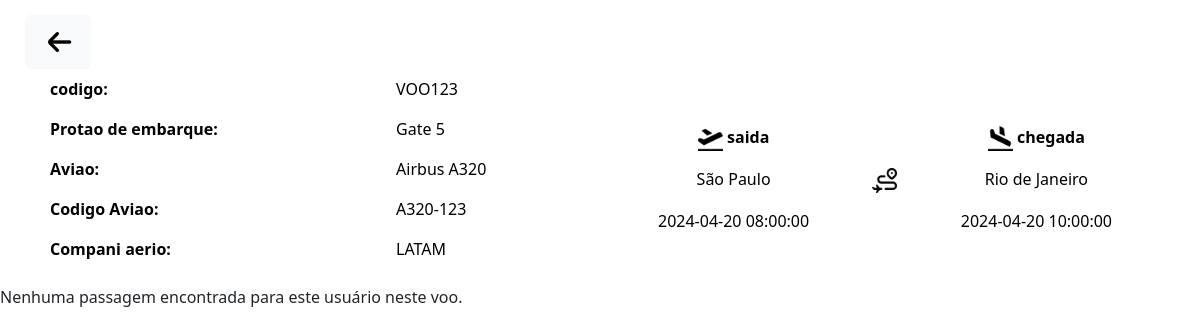
Page /passagem/detalesPasagem.php?idVoo=1 (signed in) on the committed database.
### tables this page shows
CREATE TABLE VOOS (
    ID_VOO INT PRIMARY KEY AUTO_INCREMENT NOT NULL,
    CODIGO_VOO VARCHAR(100) UNIQUE NOT NULL,
    LOCAL_DE_ORIGEM VARCHAR(100) NOT NULL,
    LOCAL_DE_DESTINO VARCHAR(100) NOT NULL,
    DATA_IDA VARCHAR(100) NOT NULL,
    DATA_CHEGADA VARCHAR(100) NOT NULL,
    PORTAO_EMBARQUE VARCHAR(100) NOT NULL,
    AERONAVE VARCHAR(100) NOT NULL,
    CODIGO_AERONAVE VARCHAR(100) NOT NULL,
    OPERADORA VARCHAR(100) NOT NULL,
    VOOIMAGEMPATH VARCHAR(200) NOT NULL
);

### passagem/detalesPasagem.php (the view, shortened to what this page needs)
<?php
include('../connections/connection.php');
$id_usuario = $_SESSION["id"];
$id_voo = $_GET["idVoo"];
$sql = "SELECT PASSAGENS.*, VOOS.*
        FROM PASSAGENS
        INNER JOIN VOOS ON PASSAGENS.FK_VOOS_ID_VOO = VOOS.ID_VOO
        WHERE PASSAGENS.FK_USERS_ID_USER = $id_usuario
        AND VOOS.ID_VOO = $id_voo";
$result = $conn->query($sql);
$sql_voo = "SELECT * FROM VOOS WHERE ID_VOO = $id_voo";
$result_voo = $conn->query($sql_voo);
if ($result_voo->num_rows > 0) {
    while($row = $result_voo->fetch_assoc()) {
        $CODIGO_VOO = $row["CODIGO_VOO"];
        $ORIGEM = $row["LOCAL_DE_ORIGEM"];
        $DESTINO = $row["LOCAL_DE_DESTINO"];
        $DATA_IDA = $row["DATA_IDA"];
        $DATA_CHEGADA = $row["DATA_CHEGADA"];
        $PORTAO_EMBARQUE = $row["PORTAO_EMBARQUE"];
        $AERONAVE = $row["AERONAVE"];
        $OPERADORA = $row["OPERADORA"];
        $CODIGO_AERONAVE = $row["CODIGO_AERONAVE"];
    }
}
?>
<!DOCTYPE html>
    <html lang="pt-br">
    <head>
        <link rel="stylesheet" href="./style.css">
        <link rel="stylesheet" href="../node_modules/bootstrap/dist/css/bootstrap.min.css">
    </head>
    <body>
<div id="conteinerButtom">
 <a id="botaoVoltar" type="button" class="btn btn-light" href="../homes/homeCliente.php"><img src="../imagens/iconVoltar.png" alt="voltarHome" style="width: 40px; height: 40px"></a>
 </div>
 <div class="container ">
  <div class="row">
    <div class="col">
        <table class="table  table-borderless" id="conteinerDadados">
           <tr>
            <th class="" scope="row">codigo:</th>
            <td ><?php echo $CODIGO_VOO ?></td>
           </tr>
           <tr>
             <th class="" scope="row">Protao de embarque:</th>
             <td ><?php echo $PORTAO_EMBARQUE ?></td>
            </tr>
            <tr>
             <th class="" scope="row">Aviao: </th>
             <td ><?php echo $AERONAVE ?></td>
            </tr>
            <tr>
             <th class="" scope="row">Codigo Aviao: </th>
             <td ><?php echo $CODIGO_AERONAVE ?></td>
            </tr>
            <tr>
             <th class="" scope="row">Compani aerio:</th>
             <td><?php echo $OPERADORA ?></td>
            </tr>
        </table>
    </div>
    <div class="col">
        <br>
        <br>
        <table class="table table-borderless text-center">
           <tr>
           <th scope="row"><img src="../imagens/partida-de-aviao.png" alt="viagem-de-aviao"style="width: 25px; height: 25px;">  saida</th>
          <th></th>
           <th scope="row"><img src="../imagens/chegada-do-aviao.png" alt="viagem-de-aviao"style="width: 25px; height: 25px;">  chegada</th>
           </tr>
           <tr>
           <td><?php echo $ORIGEM ?></td>
           <td><img src="../imagens/viagem-de-aviao.png" alt="viagem-de-aviao"style="width: 25px; height: 25px;"></td>
           <td><?php echo $DESTINO ?></td>
           </tr>
           <tr>
           <td><?php echo $DATA_IDA ?></td>
          <td></td>
           <td><?php echo $DATA_CHEGADA ?></td>
           </tr>
        </table>
    </div>
  </div>
</div>
<?php
if ($result->num_rows > 0) {
    while($row = $result->fetch_assoc()) {
        echo "ID da Passagem: " . $row["ID_PASSAGEM"]. " - Nome do Passageiro: " . $row["NOME_PASSAGEIRO"]. " - Código do Voo: " . $row["CODIGO_VOO"]. "<br>";
    }
} else {
    echo "Nenhuma passagem encontrada para este usuário neste voo.";
}
?>
</body>

### passagem/style.css (style rules this page uses)
#botaoVoltar { margin-top: 15px; margin-left: 25px; }

### rows in the picture
voos: CODIGO_VOO "VOO123", PORTAO_EMBARQUE "Gate 5", AERONAVE "Airbus A320", CODIGO_AERONAVE "A320-123", OPERADORA "LATAM", LOCAL_DE_ORIGEM "São Paulo", LOCAL_DE_DESTINO "Rio de Janeiro", DATA_IDA "2024-04-20 08:00:00", DATA_CHEGADA "2024-04-20 10:00:00"
